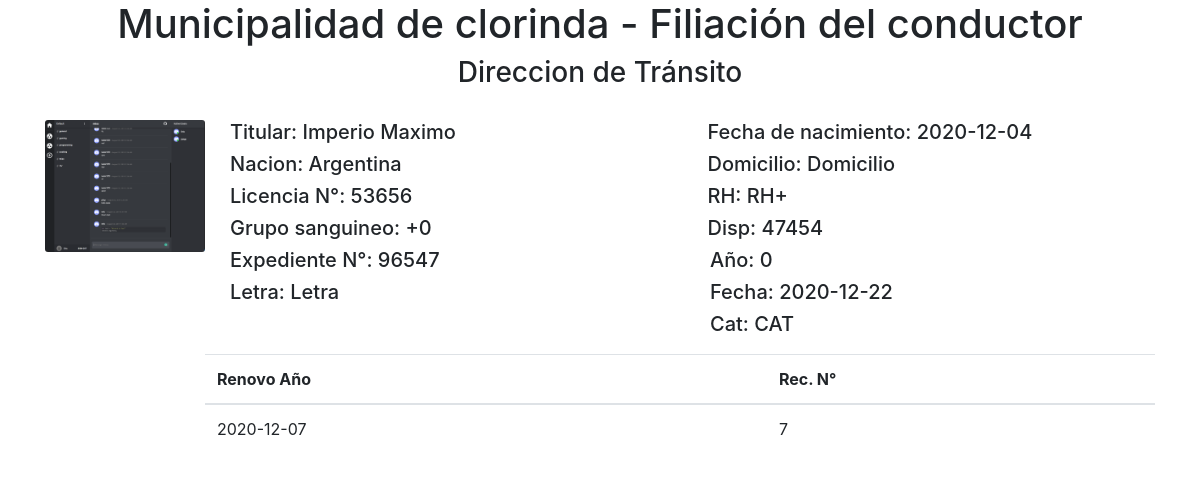
Page /imprimir.php?id=1 on the committed database.
### tables this page shows
CREATE TABLE `filiacion` (
  `id` int(11) NOT NULL,
  `titular` varchar(255) DEFAULT NULL,
  `nacionalidad` varchar(255) DEFAULT NULL,
  `fechadenacimiento` date DEFAULT NULL,
  `domicilio` varchar(255) DEFAULT NULL,
  `licencia` int(11) DEFAULT NULL,
  `gruposanguinio` varchar(255) DEFAULT NULL,
  `rh` varchar(255) DEFAULT NULL,
  `disp` int(11) DEFAULT NULL,
  `expediente` int(11) DEFAULT NULL,
  `letra` varchar(255) DEFAULT NULL,
  `anio` int(11) DEFAULT NULL,
  `fecha` date DEFAULT NULL,
  `foto` text DEFAULT NULL,
  `cat` varchar(255) DEFAULT NULL
);

CREATE TABLE `renovacion` (
  `id` int(11) NOT NULL,
  `renovo` date DEFAULT NULL,
  `rec` int(11) DEFAULT NULL,
  `titularid` int(11) NOT NULL
);

### imprimir.php (the view, shortened to what this page needs)
<?php
require "conexion.php";
$id = $_GET["id"];
$sqlMaxCodigo = "SELECT * FROM filiacion WHERE id=$id";
$res = $conn->prepare($sqlMaxCodigo);
$res->execute();
$asoc = "SELECT * FROM renovacion WHERE titularid=$id";
$res2 = $conn->prepare($asoc);
$res2->execute();
?>
<!DOCTYPE html>
<html lang="es">
<head>
    <link rel="stylesheet" href="public/css/bootstrap.min.css">
</head>
<body>
    <div class="container">
        <?php while ($re = $res->fetch(PDO::FETCH_ASSOC)) : ?>
            <h1 style="text-align: center;">Municipalidad de clorinda - Filiación del conductor</h1>
            <h3 style="text-align: center;">Direccion de Tránsito</h3>
            <div class="media" style="margin-top: 30px;">
                <img style="max-width: 160px" src="<?php echo $re['foto']; ?>" class="card-img" alt="1">
                <div class="media-body">
                    <div class="row" style="margin-left: 10px;">
                        <div class="col-sm">
                            <h5 class="mt-0">Titular: <?php echo $re['titular']; ?></h5>
                            <h5 class="mt-0">Nacion: <?php echo $re['nacionalidad']; ?></h5>
                        </div>
                        <div class="col-sm">
                            <h5 class="mt-0">Fecha de nacimiento: <?php echo $re['fechadenacimiento']; ?></h5>
                            <h5 class="mt-0">Domicilio: <?php echo $re['domicilio']; ?></h5>
                        </div>
                    </div>
                    <div class="row" style="margin-left: 10px;">
                        <div class="col-sm">
                            <h5 class="mt-0">Licencia N°: <?php echo $re['licencia']; ?></h5>
                            <h5 class="mt-0">Grupo sanguineo: <?php echo $re['gruposanguinio']; ?></h5>
                        </div>
                        <div class="col-sm">
                            <h5 class="mt-0">RH: <?php echo $re['rh']; ?></h5>
                            <h5 class="mt-0">Disp: <?php echo $re['disp']; ?></h5>
                        </div>
                    </div>
                    <div class="row" style="margin-left: 10px;">
                        <div class="col-sm">
                            <h5 class="mt-0">Expediente N°: <?php echo $re['expediente']; ?></h5>
                            <h5 class="mt-0">Letra: <?php echo $re['letra']; ?></h5>
                        </div>
                        <div class="col-sm" style="margin-left: 5px;">
                            <h5 class="mt-0">Año: <?php echo $re['anio']; ?></h5>
                            <h5 class="mt-0">Fecha: <?php echo $re['fecha']; ?></h5>
                            <h5 class="mt-0">Cat: <?php echo $re['cat']; ?></h5>
                        </div>
                    </div>
                    <table class="table" style="margin-top: 10px;">
                        <thead>
                            <tr>
                                <th scope="col">Renovo Año</th>
                                <th scope="col">Rec. N°</th>
                            </tr>
                        </thead>
                        <tbody>
                            <?php while ($ree = $res2->fetch(PDO::FETCH_ASSOC)) : ?>
                                <tr>
                                    <td><?php echo $ree['renovo']; ?></td>
                                    <td><?php echo $ree['rec']; ?></td>
                                </tr>
                            <?php endwhile; ?>
                        </tbody>
                    </table>
                </div>
            </div>
        <?php endwhile; ?>
    </div>
</body>
</html>

### rows in the picture
filiacion: foto (picture), titular "Imperio Maximo", nacionalidad "Argentina", fechadenacimiento "2020-12-04", domicilio "Domicilio", licencia "53656", gruposanguinio "+0", rh "RH+", disp "47454", expediente "96547", letra "Letra", anio "0", fecha "2020-12-22", cat "CAT"
renovacion: renovo "2020-12-07", rec "7"
